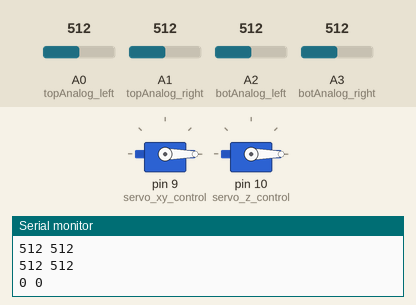
Recording of a sketch running on a simulated Arduino Uno, built with avr-gcc and run on an emulated ATmega328P. Shown: 2 × servo, the last lines printed to the serial monitor. The inputs (shaded band) are chosen by the test bench; at power-on: A0 (topAnalog_left) = 512, A1 (topAnalog_right) = 512, A3 (botAnalog_right) = 512, A2 (botAnalog_left) = 512.

Above: at 1.2 s.
1.3 s: A0 (topAnalog_left) set to 546
2.8 s: A0 (topAnalog_left) set to 568
At 4.62 s:
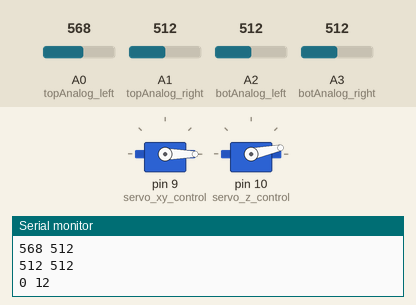
5.8 s: A1 (topAnalog_right) set to 591
At 6.43 s:
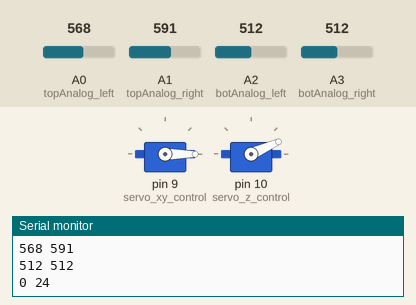
8.8 s: A1 (topAnalog_right) set to 621
At 9.01 s:
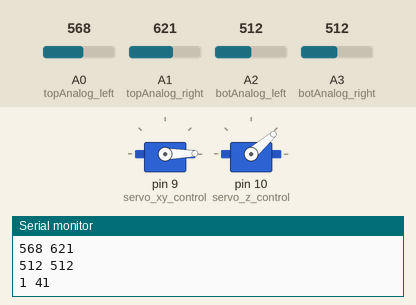
11.8 s: A3 (botAnalog_right) set to 626
14.8 s: A3 (botAnalog_right) set to 655
At 14.92 s:
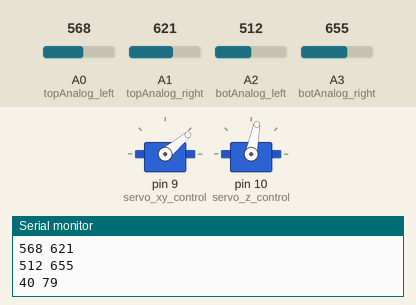
Timing chart, 0 to 22.5 s (numbered marks = the images above; inputs shaded):
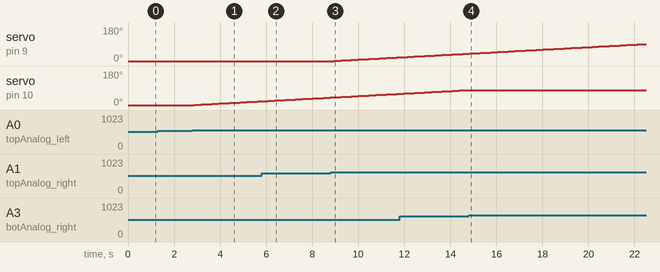

Measured:
- the behaviour switches between 552 and 553 on A0 (topAnalog_left) (found by bisection; images 0 and 1)
- the behaviour switches between 608 and 609 on A1 (topAnalog_right) (found by bisection; images 2 and 3)
- the behaviour switches between 636 and 637 on A3 (botAnalog_right) (found by bisection; images 3 and 4)
- after the input at 2.8 s, servo on pin 10 (servo_z_control): moves from 0° to 20° over 2.9 s, starting after 0.08 s
- after the input at 8.8 s, servo on pin 9 (servo_xy_control): moves from 0° to 19° over 2.7 s, starting after 0.14 s
- after the input at 14.8 s, servo on pin 10 (servo_z_control): stays 79° (without the input it goes to 80° after 0.05 s)

The sketch:

LightTrace.ino
```cpp
#define topAnalog_left A0
#define topAnalog_right A1
#define botAnalog_left A2
#define botAnalog_right A3
#define servo_xy_control 9
#define servo_z_control 10
#include <Servo.h>

int leftvalue=0,rightvalue=0;
Servo servo_xy,servo_z;
int pos_xy = 0,pos_z = 0;
int band_xy = 40,band_z = 40;
int tlv=0,trv=0,blv=0,brv=0;
int c_xy=0,c_z=0;
int pre_z=pos_z;
void setup() {
  // put your setup code here, to run once:
  pinMode(topAnalog_left,INPUT);
  pinMode(topAnalog_right,INPUT);
  pinMode(botAnalog_left,INPUT);
  pinMode(botAnalog_right,INPUT);
  servo_xy.attach(servo_xy_control);
  servo_z.attach(servo_z_control);
  Serial.begin(115200);

}

void loop() {
  // put your main code here, to run repeatedly:
  tlv = analogRead(topAnalog_left);
  trv = analogRead(topAnalog_right);
  blv = analogRead(botAnalog_left);
  brv = analogRead(botAnalog_right);
  Serial.print(tlv);
  Serial.print(" ");
  Serial.print(trv);
  Serial.print("\n");
  Serial.print(blv);
  Serial.print(" ");
  Serial.print(brv);
  Serial.print("\n");


  if(abs(tlv+blv-trv-brv)>band_xy)
  {
    if(pos_z<=90)
    {
    if(tlv+blv>trv+brv)
    {
      pos_xy--;
      if(pos_xy<0)
      {
        pos_xy=0;

      }
    }else{
      pos_xy++;
      if(pos_xy>180)
      {
        pos_xy=180;

      }
    }
    }else{
      if(tlv+blv>trv+brv)
    {
      pos_xy++;
      if(pos_xy>180)
      {
        pos_xy=180;

      }
    }else{
      pos_xy--;
      if(pos_xy<0)
      {
        pos_xy=0;

      }
    }
    }
  }
  if(abs(tlv+trv-blv-brv)>band_z)
  {
    pre_z=pos_z;
    if(tlv+trv>blv+brv)
    {
      pos_z++;
      if(pos_z>180)
      {
        pos_z=180;

      }
    }else{
      pos_z--;
      if(pos_z<0)
      {
        pos_z=0;

      }
    }

  }

  servo_xy.write(pos_xy);
  servo_z.write(pos_z);

  Serial.print(pos_xy);
  Serial.print(" ");
  Serial.print(pos_z);
  Serial.print("\n");
  delay(150);


}
```
